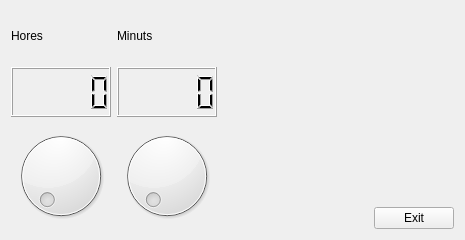
<?xml version="1.0" encoding="UTF-8"?>
<ui version="4.0">
 <class>MyForm</class>
 <widget class="QWidget" name="MyForm">
  <property name="geometry">
   <rect>
    <x>0</x>
    <y>0</y>
    <width>465</width>
    <height>240</height>
   </rect>
  </property>
  <property name="windowTitle">
   <string>Form</string>
  </property>
  <layout class="QHBoxLayout" name="horizontalLayout_3">
   <item>
    <layout class="QHBoxLayout" name="horizontalLayout">
     <item>
      <layout class="QVBoxLayout" name="verticalLayout_2">
       <item>
        <layout class="QVBoxLayout" name="verticalLayout">
         <item>
          <widget class="QLabel" name="label">
           <property name="text">
            <string>Hores</string>
           </property>
          </widget>
         </item>
         <item>
          <widget class="QLCDNumber" name="lcdNumber"/>
         </item>
        </layout>
       </item>
       <item>
        <widget class="QDial" name="dial">
         <property name="minimum">
          <number>1</number>
         </property>
         <property name="maximum">
          <number>24</number>
         </property>
        </widget>
       </item>
      </layout>
     </item>
     <item>
      <layout class="QVBoxLayout" name="verticalLayout_4">
       <item>
        <layout class="QVBoxLayout" name="verticalLayout_3">
         <item>
          <widget class="QLabel" name="label_2">
           <property name="text">
            <string>Minuts</string>
           </property>
          </widget>
         </item>
         <item>
          <widget class="QLCDNumber" name="lcdNumber_2"/>
         </item>
        </layout>
       </item>
       <item>
        <widget class="QDial" name="dial_2">
         <property name="minimum">
          <number>1</number>
         </property>
         <property name="maximum">
          <number>59</number>
         </property>
        </widget>
       </item>
      </layout>
     </item>
    </layout>
   </item>
   <item>
    <layout class="QHBoxLayout" name="horizontalLayout_2">
     <item>
      <spacer name="horizontalSpacer">
       <property name="orientation">
        <enum>Qt::Horizontal</enum>
       </property>
       <property name="sizeHint" stdset="0">
        <size>
         <width>40</width>
         <height>20</height>
        </size>
       </property>
      </spacer>
     </item>
     <item>
      <layout class="QVBoxLayout" name="verticalLayout_5">
       <item>
        <spacer name="verticalSpacer">
         <property name="orientation">
          <enum>Qt::Vertical</enum>
         </property>
         <property name="sizeHint" stdset="0">
          <size>
           <width>20</width>
           <height>40</height>
          </size>
         </property>
        </spacer>
       </item>
       <item>
        <widget class="QPushButton" name="pushButton">
         <property name="text">
          <string>Exit</string>
         </property>
        </widget>
       </item>
      </layout>
     </item>
    </layout>
   </item>
  </layout>
 </widget>
 <resources/>
 <connections>
  <connection>
   <sender>pushButton</sender>
   <signal>clicked()</signal>
   <receiver>MyForm</receiver>
   <slot>close()</slot>
   <hints>
    <hint type="sourcelabel">
     <x>356</x>
     <y>274</y>
    </hint>
    <hint type="destinationlabel">
     <x>365</x>
     <y>239</y>
    </hint>
   </hints>
  </connection>
  <connection>
   <sender>dial</sender>
   <signal>valueChanged(int)</signal>
   <receiver>lcdNumber</receiver>
   <slot>display(int)</slot>
   <hints>
    <hint type="sourcelabel">
     <x>62</x>
     <y>157</y>
    </hint>
    <hint type="destinationlabel">
     <x>73</x>
     <y>83</y>
    </hint>
   </hints>
  </connection>
  <connection>
   <sender>dial_2</sender>
   <signal>valueChanged(int)</signal>
   <receiver>lcdNumber_2</receiver>
   <slot>display(int)</slot>
   <hints>
    <hint type="sourcelabel">
     <x>290</x>
     <y>153</y>
    </hint>
    <hint type="destinationlabel">
     <x>289</x>
     <y>86</y>
    </hint>
   </hints>
  </connection>
 </connections>
</ui>
